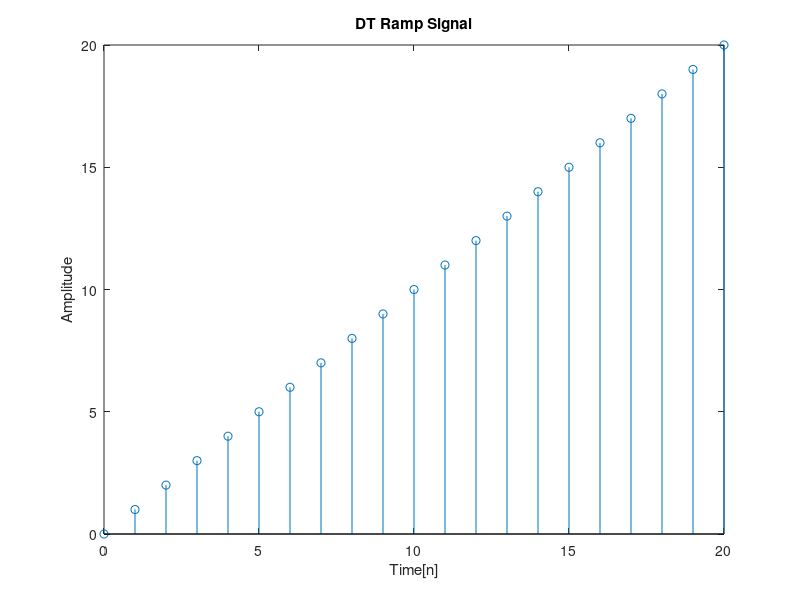

Source code (MATLAB):
%f=0.1*pi;
%n=-20:20;
%signal=square(2 * pi * f * n);
%stem(n, signal, 'filled')
%figure;
%xlabel('Time');
%ylabel('Amplitude');
%title("DT square wave");

%a=2;
%f=2;
%n=0:0.01:1;
%signal=a*square(2*pi*f*n);
%figure;
%stem(n,signal,'filled');

n=0:20;
slope=1;
x=slope*n;
stem(n,x);
xlabel('Time[n]');
ylabel('Amplitude');
title('DT Ramp Signal');
